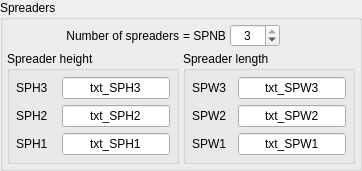
    <widget class="QGroupBox" name="groupBox_4" >
     <property name="sizePolicy" >
      <sizepolicy vsizetype="Fixed" hsizetype="MinimumExpanding" >
       <horstretch>0</horstretch>
       <verstretch>0</verstretch>
      </sizepolicy>
     </property>
     <property name="title" >
      <string>Spreaders</string>
     </property>
     <layout class="QGridLayout" >
      <property name="margin" >
       <number>4</number>
      </property>
      <property name="spacing" >
       <number>4</number>
      </property>
      <item row="0" column="3" >
       <spacer>
        <property name="orientation" >
         <enum>Qt::Horizontal</enum>
        </property>
        <property name="sizeHint" stdset="0" >
         <size>
          <width>21</width>
          <height>20</height>
         </size>
        </property>
       </spacer>
      </item>
      <item row="0" column="2" >
       <widget class="QSpinBox" name="spinBox_SPNB" >
        <property name="minimumSize" >
         <size>
          <width>50</width>
          <height>21</height>
         </size>
        </property>
        <property name="alignment" >
         <set>Qt::AlignHCenter</set>
        </property>
        <property name="suffix" >
         <string/>
        </property>
        <property name="maximum" >
         <number>3</number>
        </property>
        <property name="value" >
         <number>3</number>
        </property>
       </widget>
      </item>
      <item row="0" column="1" >
       <widget class="QLabel" name="lbl_SPNB" >
        <property name="text" >
         <string>= SPNB</string>
        </property>
       </widget>
      </item>
      <item row="0" column="0" >
       <widget class="QLabel" name="label_SpreaderNumber" >
        <property name="text" >
         <string>Number of spreaders</string>
        </property>
        <property name="alignment" >
         <set>Qt::AlignRight|Qt::AlignTrailing|Qt::AlignVCenter</set>
        </property>
       </widget>
      </item>
      <item row="1" column="0" >
       <widget class="QGroupBox" name="groupBox_7" >
        <property name="sizePolicy" >
         <sizepolicy vsizetype="Fixed" hsizetype="Fixed" >
          <horstretch>0</horstretch>
          <verstretch>0</verstretch>
         </sizepolicy>
        </property>
        <property name="title" >
         <string>Spreader height</string>
        </property>
        <layout class="QGridLayout" >
         <property name="margin" >
          <number>6</number>
         </property>
         <property name="spacing" >
          <number>6</number>
         </property>
         <item row="1" column="1" >
          <widget class="QLineEdit" name="txt_SPH2" >
           <property name="sizePolicy" >
            <sizepolicy vsizetype="Fixed" hsizetype="Fixed" >
             <horstretch>0</horstretch>
             <verstretch>0</verstretch>
            </sizepolicy>
           </property>
           <property name="minimumSize" >
            <size>
             <width>0</width>
             <height>22</height>
            </size>
           </property>
           <property name="text" >
            <string>txt_SPH2</string>
           </property>
           <property name="alignment" >
            <set>Qt::AlignHCenter</set>
           </property>
          </widget>
         </item>
         <item row="2" column="1" >
          <widget class="QLineEdit" name="txt_SPH1" >
           <property name="sizePolicy" >
            <sizepolicy vsizetype="Fixed" hsizetype="Fixed" >
             <horstretch>0</horstretch>
             <verstretch>0</verstretch>
            </sizepolicy>
           </property>
           <property name="minimumSize" >
            <size>
             <width>0</width>
             <height>22</height>
            </size>
           </property>
           <property name="text" >
            <string>txt_SPH1</string>
           </property>
           <property name="alignment" >
            <set>Qt::AlignHCenter</set>
           </property>
          </widget>
         </item>
         <item row="0" column="1" >
          <widget class="QLineEdit" name="txt_SPH3" >
           <property name="sizePolicy" >
            <sizepolicy vsizetype="Fixed" hsizetype="Fixed" >
             <horstretch>0</horstretch>
             <verstretch>0</verstretch>
            </sizepolicy>
           </property>
           <property name="minimumSize" >
            <size>
             <width>70</width>
             <height>22</height>
            </size>
           </property>
           <property name="text" >
            <string>txt_SPH3</string>
           </property>
           <property name="alignment" >
            <set>Qt::AlignHCenter</set>
           </property>
          </widget>
         </item>
         <item row="1" column="0" >
          <widget class="QLabel" name="lbl_SPH2" >
           <property name="minimumSize" >
            <size>
             <width>30</width>
             <height>22</height>
            </size>
           </property>
           <property name="text" >
            <string>SPH2</string>
           </property>
          </widget>
         </item>
         <item row="0" column="0" >
          <widget class="QLabel" name="lbl_SPH3" >
           <property name="minimumSize" >
            <size>
             <width>40</width>
             <height>22</height>
            </size>
           </property>
           <property name="text" >
            <string>SPH3</string>
           </property>
          </widget>
         </item>
         <item row="2" column="0" >
          <widget class="QLabel" name="lbl_SPH1" >
           <property name="minimumSize" >
            <size>
             <width>30</width>
             <height>22</height>
            </size>
           </property>
           <property name="text" >
            <string>SPH1</string>
           </property>
          </widget>
         </item>
        </layout>
       </widget>
      </item>
      <item row="1" column="1" colspan="3" >
       <widget class="QGroupBox" name="groupBox_6" >
        <property name="sizePolicy" >
         <sizepolicy vsizetype="Fixed" hsizetype="Fixed" >
          <horstretch>0</horstretch>
          <verstretch>0</verstretch>
         </sizepolicy>
        </property>
        <property name="title" >
         <string>Spreader length</string>
        </property>
        <layout class="QGridLayout" >
         <property name="margin" >
          <number>6</number>
         </property>
         <property name="spacing" >
          <number>6</number>
         </property>
         <item row="0" column="0" >
          <widget class="QLabel" name="lbl_SPW3" >
           <property name="minimumSize" >
            <size>
             <width>40</width>
             <height>22</height>
            </size>
           </property>
           <property name="text" >
            <string>SPW3</string>
           </property>
          </widget>
         </item>
         <item row="0" column="1" >
          <widget class="QLineEdit" name="txt_SPW3" >
           <property name="minimumSize" >
            <size>
             <width>70</width>
             <height>22</height>
            </size>
           </property>
           <property name="text" >
            <string>txt_SPW3</string>
           </property>
           <property name="alignment" >
            <set>Qt::AlignHCenter</set>
           </property>
          </widget>
         </item>
         <item row="2" column="0" >
          <widget class="QLabel" name="lbl_SPW1" >
           <property name="minimumSize" >
            <size>
             <width>0</width>
             <height>22</height>
            </size>
           </property>
           <property name="text" >
            <string>SPW1</string>
           </property>
          </widget>
         </item>
         <item row="2" column="1" >
          <widget class="QLineEdit" name="txt_SPW1" >
           <property name="minimumSize" >
            <size>
             <width>0</width>
             <height>22</height>
            </size>
           </property>
           <property name="text" >
            <string>txt_SPW1</string>
           </property>
           <property name="alignment" >
            <set>Qt::AlignHCenter</set>
           </property>
          </widget>
         </item>
         <item row="1" column="0" >
          <widget class="QLabel" name="lbl_SPW2" >
           <property name="minimumSize" >
            <size>
             <width>0</width>
             <height>22</height>
            </size>
           </property>
           <property name="text" >
            <string>SPW2</string>
           </property>
          </widget>
         </item>
         <item row="1" column="1" >
          <widget class="QLineEdit" name="txt_SPW2" >
           <property name="minimumSize" >
            <size>
             <width>0</width>
             <height>22</height>
            </size>
           </property>
           <property name="text" >
            <string>txt_SPW2</string>
           </property>
           <property name="alignment" >
            <set>Qt::AlignHCenter</set>
           </property>
          </widget>
         </item>
        </layout>
       </widget>
      </item>
     </layout>
    </widget>
